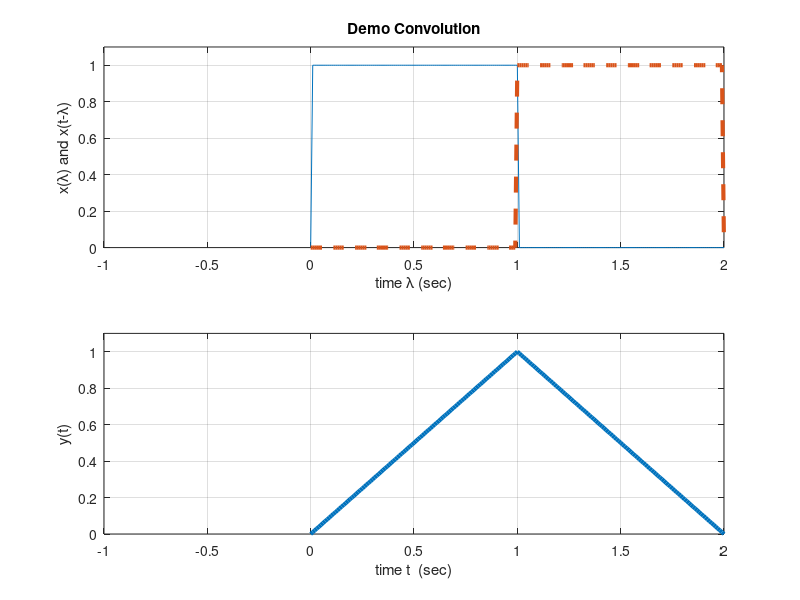

Write MATLAB code to recreate this figure.
% ==========================================
% Convolution Demo
% ==========================================
clear; close all; clc;

% PARAMETERS
N=100;
Ts=1e-2;

time=[0:2*N]*Ts;
x=[0 ones(1,N) zeros(1,N)];
xrev=fliplr(x);
y=zeros(1,2*N+1);

for n=1:2*N,
subplot(2,1,1);
plot(time,x,time-2+n*Ts,xrev,'--','LineWidth',3.0); grid;
xlabel('time \lambda (sec)'); ylabel('x(\lambda) and x(t-\lambda)'); axis([-1 2 0 1.1])
if n<N,
   y(1+n)=n*Ts;
else
   y(1+n)=(2*N-n)*Ts;
end
subplot(2,1,2);
plot(time,y,'LineWidth',3.0); grid;
xlabel('time t  (sec)'); ylabel('y(t)'); axis([-1 2 0 1.1])
pause(0.01)
end
subplot(211),title('Demo Convolution')